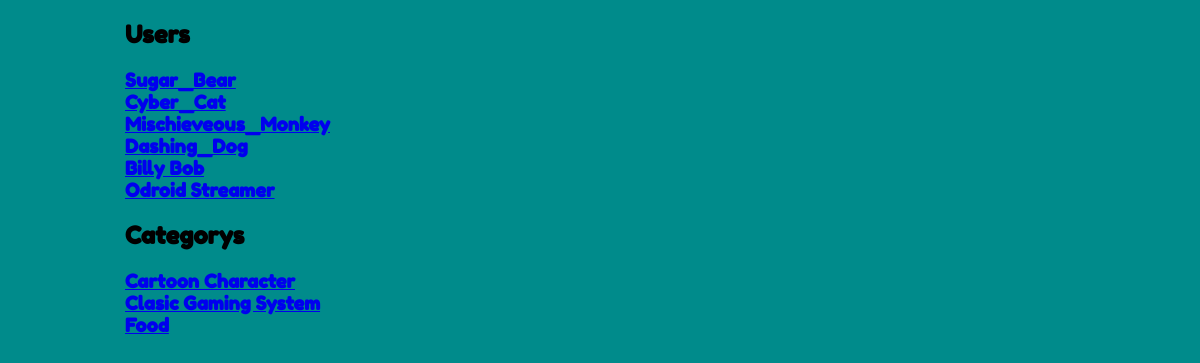
The page /Filters.html on the database its author committed.
### SetUpDb.py (models this page shows, shortened)
class User(Base):
    __tablename__ = 'User'
    ID = Column(Integer, primary_key=True)
    User_Name = Column(String(25), nullable=False)
    Password = Column(String(25), nullable=False)
    First = Column(String(25), nullable=False)
    Last = Column(String(25), nullable=False)
    Email = Column(String(25), nullable=False)
    Profile_Pic = Column(String(25), nullable=True)
    Google_ID = Column(String(25), nullable=True)
    Logged_In = Column(Boolean, default=False)

### application.py (the view)
@app.route('/Filters.html')
def Filters():
    Users = Session.query(User)
    Categorys = Session.query(
        Item.Category).distinct(Item.Category).order_by(Item.Category)
    return render_template('Filters.html', Categorys=Categorys, Users=Users)

### templates/Filters.html (shortened to what this page needs)
<html>
	<head>
    	<link rel="stylesheet" type="text/css" href="{{ url_for('static', filename='main.css')}}">
	</head>
	<body>
		<div name ="Users">
			<h2>Users</h2>
			<h3>
				{% if Users != [] %}
					{% for Person in Users %}
                <a href="{{url_for('Display_Item_By_User', User_ID = Person.ID, User_Name = Person.User_Name)}}"
                   target="Main">{{Person.User_Name}}
                </a><br>
					{% endfor %}
				{% endif %}
			</h3>
		</div>
		<div name = "Categorys">
			<h2>Categorys</h2>
			<h3>
				{% if Categorys != [] %}
					{% for I in Categorys %}
						<a href = "{{url_for('Display_Item_By_Type', Item_Type = I.Category)}}" target = "Main" >{{I.Category}}</a><br>
					{% endfor %}
				{% else %}
					The Database is empty. You can add items by clicking the [New Item] button,
					or you can use Populate.py to put in fake data.
				{% endif %}
			</h3>
		</div>
	</body>
</html>

### static/main.css (style rules this page uses)
* { box-sizing: border-box; font-family: 'Fredoka One', cursive; }
body { max-width: 950; background-color: DarkCyan; margin: auto; padding-top: 20px; }

### rows shown on the page
User: User_Name "Sugar_Bear"
User: User_Name "Cyber_Cat"
User: User_Name "Mischieveous_Monkey"
User: User_Name "Dashing_Dog"
User: User_Name "Billy Bob"
User: User_Name "Odroid Streamer"

### other values the page prints
{{ I.Category }} "Cartoon Character" "Clasic Gaming System" "Food"
